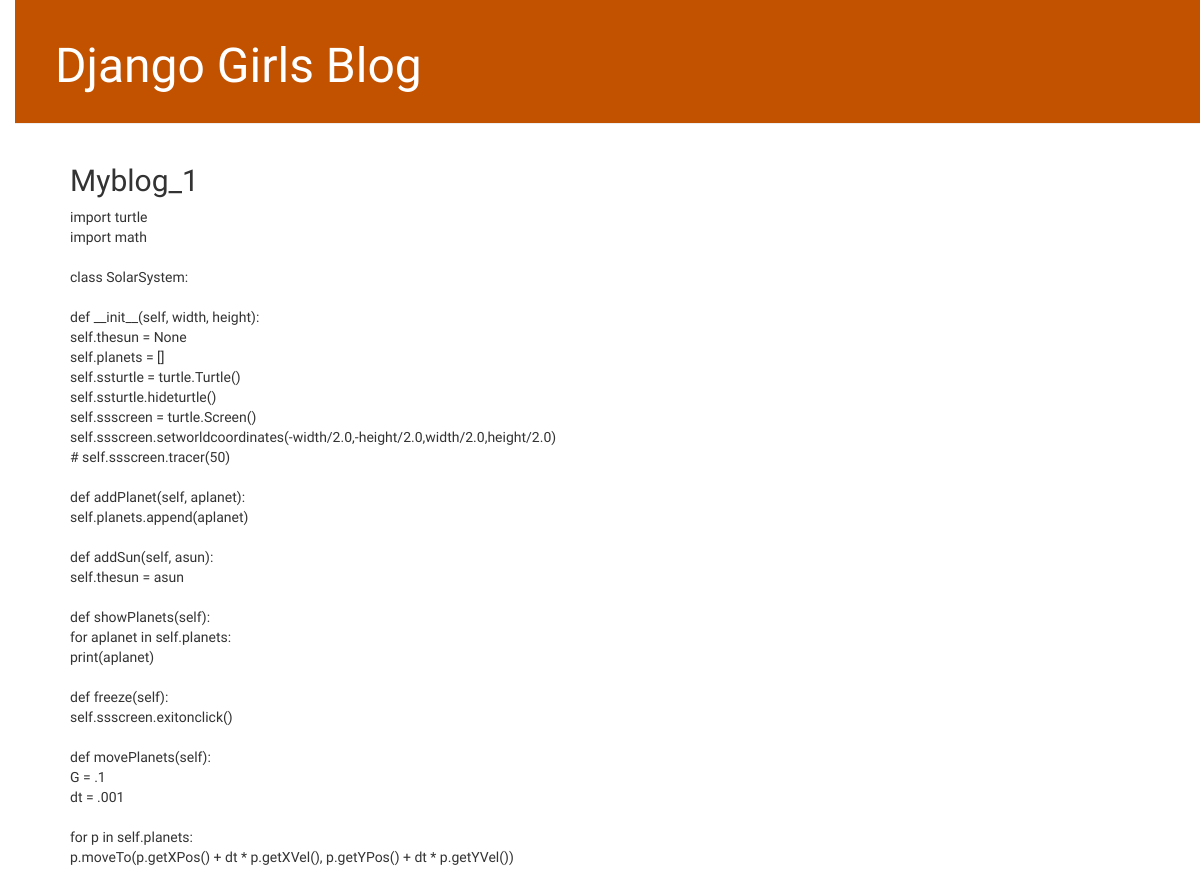
/post/1/ (upper part), run on an earlier commit of the app's database.
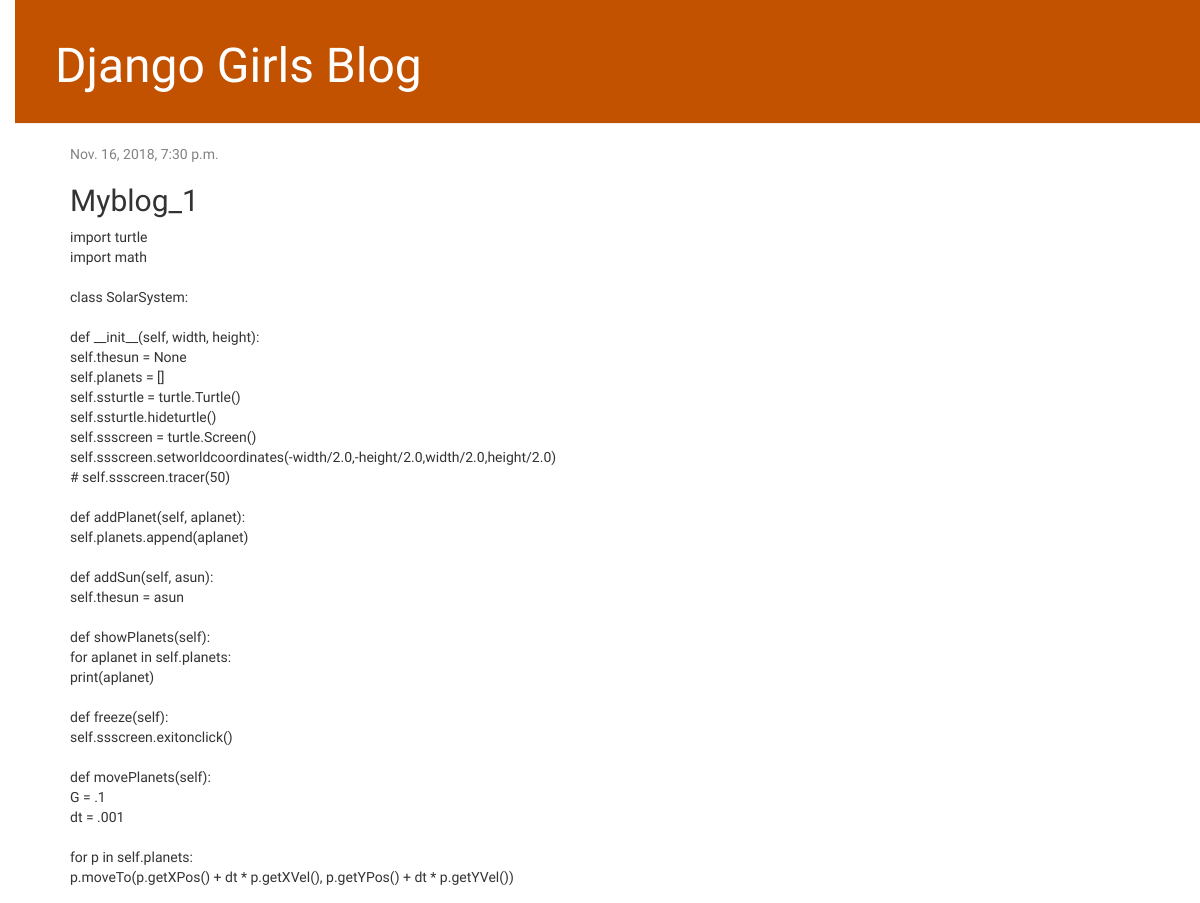
And on a later commit of the database.
### blog/models.py (models this page shows, shortened)
class Post(models.Model):
    author = models.ForeignKey(settings.AUTH_USER_MODEL, on_delete=models.CASCADE)
    title = models.CharField(max_length=200)
    text = models.TextField()
    created_date = models.DateTimeField(default=timezone.now)
    published_date = models.DateTimeField(blank=True, null=True)

### blog/views.py (the view)
# urls.py: path('post/<int:pk>/', views.post_detail, name = 'post_detail'),
def post_detail(request, pk):
    post = get_object_or_404(Post, pk=pk)
    return render(request, 'blog/post_list.html', {'post': post})

### blog/templates/blog/post_list.html
{% extends 'blog/base.html' %}
{% block content %}
    <div class="post">
        {% if post.published_date %}
            <div class="date">
                {{ post.published_date }}
            </div>
        {% endif %}
        <h2>{{ post.title }}</h2>
        <p>{{ post.text|linebreaksbr }}</p>
    </div>
{% endblock %}

### blog/templates/blog/base.html (shortened to what this page needs)
{% load static %}
<html>
    <head>
        <link rel="stylesheet" href="//maxcdn.bootstrapcdn.com/bootstrap/3.2.0/css/bootstrap.min.css">
        <link rel="stylesheet" href="//maxcdn.bootstrapcdn.com/bootstrap/3.2.0/css/bootstrap-theme.min.css">
        <link rel="stylesheet" href="{% static 'css/blog.css' %}">
    </head>
    <body>
        <div class="page-header">
            <h1><a href="/">Django Girls Blog</a></h1>
        </div>
        <div class="content container">
            <div class="row">
                <div class="col-md-8">
                    {% block content %}
                    {% endblock %}
                </div>
            </div>
        </div>
    </body>
</html>

### blog/static/css/blog.css (style rules this page uses)
h1 a, h2 a { color: #C25100; }
body { padding-left: 15px; font-family: 'Lobster'; }
.page-header { background-color: #C25100; margin-top: 0; padding: 20px 20px 20px 40px; }
.page-header h1, .page-header h1 a, .page-header h1 a:visited, .page-header h1 a:active { color: #ffffff; font-size: 36pt; text-decoration: none; }
.content { margin-left: 40px; }
h1, h2, h3, h4 { font-family: 'Lobster', cursive; }
.date { color: #828282; }
.post { margin-bottom: 70px; }

What changed in the data, as far as the page shows it:
changed Post "Myblog_1": published_date (not shown) → "Nov. 16, 2018, 7:30 p.m."
